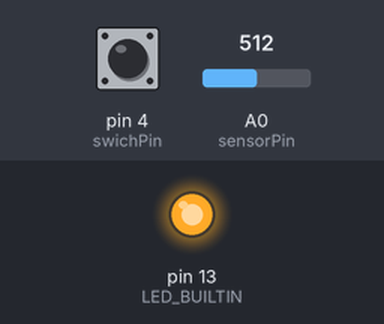
This sketch was run on a simulated Arduino Leonardo, built with avr-gcc and run on an emulated ATmega32U4. Shown: output pins drawn as LEDs (lit = HIGH). The inputs (shaded band) are chosen by the test bench; at power-on: pin 4 (swichPin) HIGH, A0 (sensorPin) = 512. USB keyboard and mouse output is not drawn.

Above: at 1.2 s.
1.3 s: pin 4 (swichPin) pulled LOW for 0.15 s
At 1.37 s:
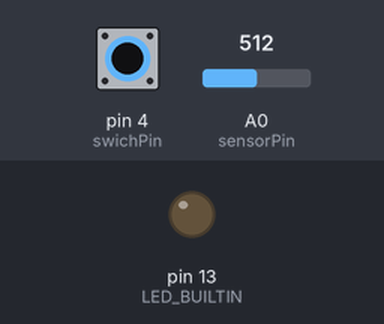
2.9 s: pin 4 (swichPin) pulled LOW for 3.2 s
At 6.8 s:
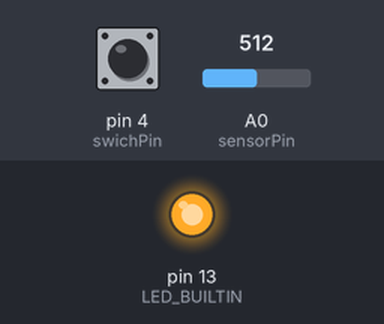
Timing chart, 0 to 8.3 s (numbered marks = the images above; inputs shaded):
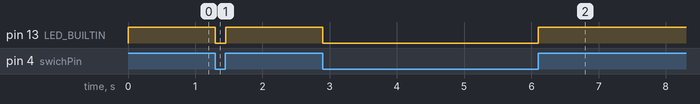

The sketch:

fr_sketch.ino
```cpp
/*
 * This is a sanity check for the player.
 *
 * Just measure the latency between two consecutive keypresses.
 * Any delay at all here is a point of concern because it points to a lack of accuracy in the system clock
 * Response latency should be equal for the first and second keypresses.
 *
 * In order to activate this sketch, load it into your arduino.
 * Use the switch to activatae or deactivate the task.
 * You will see the led go on when the player is sending keystrokes.
 *
 * The task should send a series of consecutive keypresses of either 'A' or 'B'
 * The measured delay between them should be exactly 100ms
 * ITI is 150ms
 *
 */

#include "Keyboard.h"

const int swichPin = 4;
const int sensorPin = 0;

const int KEY_FIRST = 65; // A
const int KEY_SECOND = 66; // B

unsigned long startTime;
unsigned long showTime;
unsigned long hideTime;

const int THRESHOLD = 700;
const int DELAYS_LENGTH = 2;
const unsigned long int DELAYS[] = {100000, 110000}; // 100ms the delay between keypresses
unsigned int delayPointer = 99; // high enough that it will automatically loop back down to 0

// machine states
const int CALIBRATE = 0;
const int LISTEN_SHOW = 1;
const int WAIT = 2;
const int LISTEN_HIDE = 3;
unsigned int state = CALIBRATE;

void setup() {
  pinMode(sensorPin, INPUT);
  pinMode(swichPin, INPUT);
  pinMode(LED_BUILTIN, OUTPUT);

  // initialize control over the keyboard:
  Keyboard.begin();
}

void loop() {
  if (digitalRead(swichPin) == LOW) {
    state = CALIBRATE;
  } else {
    unsigned long now = micros();
    switch (state) {
      case CALIBRATE:
        Keyboard.write(KEY_FIRST);
        startTime = now;
        state = LISTEN_SHOW;
        break;
      case LISTEN_SHOW:
        if (analogRead(sensorPin) > THRESHOLD) {
          showTime = now;
          state = WAIT;

          // update delay length
          delayPointer++;
          if (delayPointer >= DELAYS_LENGTH) delayPointer = 0;
        }
        break;
      case WAIT:
        if (now >= startTime + DELAYS[delayPointer]) {
           Keyboard.write(KEY_SECOND);
           state = LISTEN_HIDE;
        }
        break;
      case LISTEN_HIDE:
        if (analogRead(sensorPin) < THRESHOLD) {
          hideTime = now;
          delay(100); // let the client bring up the input
          // deltaShow, deltaHide, deltaDisplayed
          Keyboard.print(String(showTime - startTime) + ',' + String(hideTime - showTime) + ',' + String(DELAYS[delayPointer]));
          Keyboard.print('\n'); // println isn't sending CR for some reason
          delay(100);
          state = CALIBRATE;
        }
    }

  }

  digitalWrite(LED_BUILTIN, state == CALIBRATE ? LOW : HIGH);
}
```

Measured:
- after the input at 1.3 s, pin 13 (LED_BUILTIN): HIGH → LOW at once, → HIGH 0.15 s later
- after the input at 2.9 s, pin 13 (LED_BUILTIN): HIGH → LOW at once, → HIGH 3.2 s later
